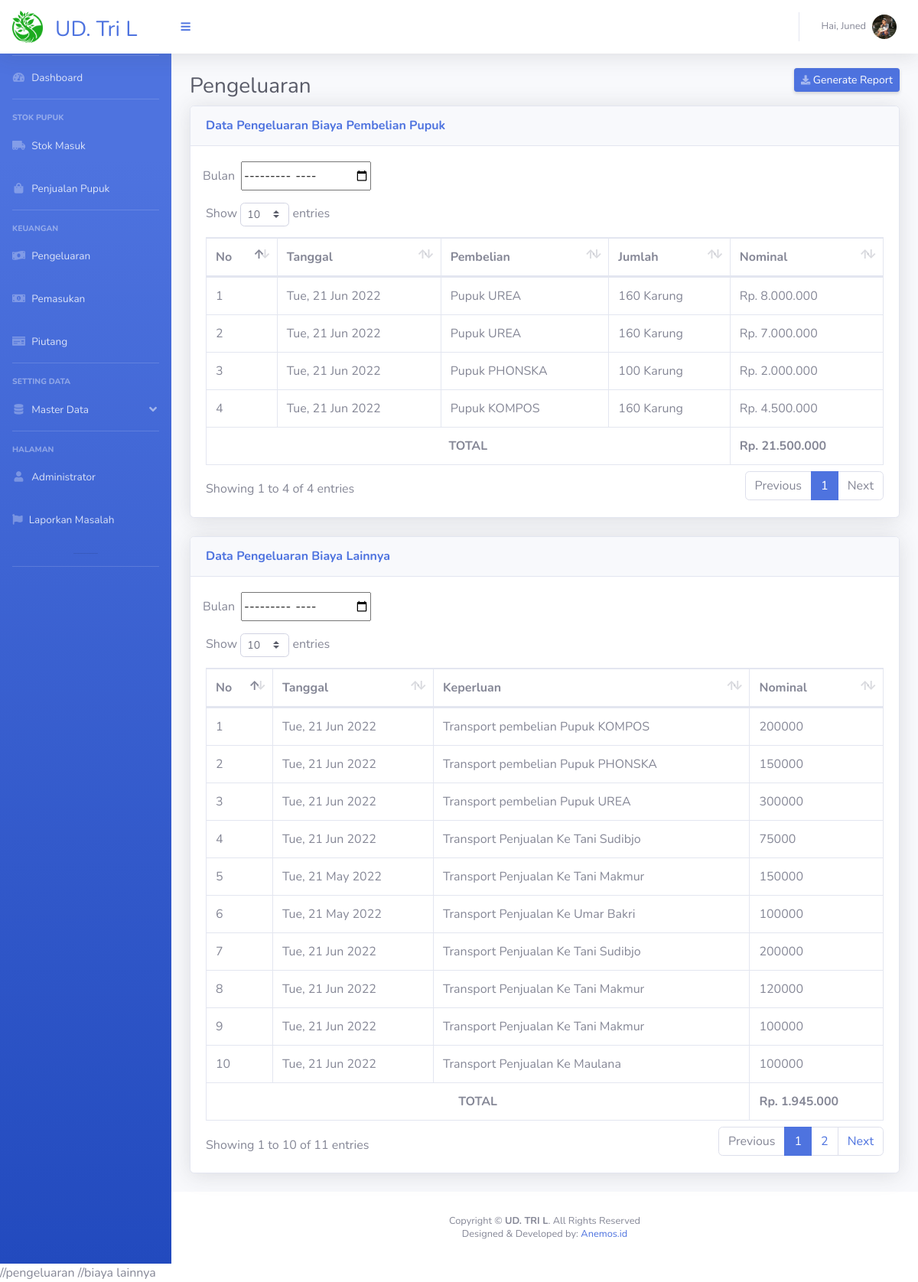
Page /page_pengeluaran.php (signed in) on the committed database.
### tables this page shows
CREATE TABLE `stok_masuk` (
  `ID_SM` int(20) NOT NULL,
  `Tanggal` varchar(50) DEFAULT NULL,
  `ID_PK` int(20) DEFAULT NULL,
  `Nama_Pengirim` varchar(100) DEFAULT NULL,
  `Jumlah_Masuk` int(100) DEFAULT NULL,
  `Nominal` int(100) DEFAULT NULL
);

CREATE TABLE `data_pupuk` (
  `ID_PK` int(20) NOT NULL,
  `Jenis_Pupuk` varchar(50) DEFAULT NULL,
  `Stok` int(20) DEFAULT NULL,
  `Harga` int(100) DEFAULT NULL
);

CREATE TABLE `biaya_lain` (
  `ID_BL` int(20) NOT NULL,
  `Tanggal` varchar(20) NOT NULL,
  `ID_SM` int(20) DEFAULT NULL,
  `ID_PJ` int(20) DEFAULT NULL,
  `Total` int(20) NOT NULL
);

CREATE TABLE `data_kel_tani` (
  `ID_KT` int(50) NOT NULL,
  `NIK` varchar(50) DEFAULT NULL,
  `Nama_Kel` varchar(100) DEFAULT NULL,
  `Nama_Ketua` varchar(50) DEFAULT NULL,
  `Alamat` varchar(100) DEFAULT NULL,
  `Telp` varchar(50) DEFAULT NULL,
  `Foto` varchar(50) DEFAULT NULL
);

CREATE TABLE `penjualan` (
  `ID_PJ` int(10) NOT NULL,
  `ID_KT` varchar(10) DEFAULT NULL,
  `ID_AKT` varchar(30) DEFAULT NULL,
  `ID_KEY` varchar(10) NOT NULL,
  `Tanggal` varchar(20) NOT NULL,
  `Total` int(20) NOT NULL,
  `Dibayar` int(20) NOT NULL
);

### functions.php (called while the page is built, shortened)
<?php
function rp($angka)
{
    $hasil_rupiah = "Rp. " . number_format($angka, 0, ',', '.');
    return $hasil_rupiah;
}

### page_pengeluaran.php (the view, shortened to what this page needs)
<?php
include 'connection.php';
include 'functions.php';
if (isset($_SESSION['login'])) {
    ?>
<!DOCTYPE html>
<html lang="en">
<head>
  <link href="vendor/fontawesome-free/css/all.min.css" rel="stylesheet" type="text/css">
  <link href="css/sb-admin-2.min.css" rel="stylesheet">
  <link href="vendor/datatables/dataTables.bootstrap4.min.css" rel="stylesheet">
  <?php
    include "segment/header.php";
    ?>
</head>
<body id="page-top">
  <div id="wrapper">
    <?php include "segment/sidebar.php";?>
    <div id="content-wrapper" class="d-flex flex-column">
      <div id="content">
        <div class="container-fluid">
          <div class="d-sm-flex align-items-center justify-content-between mt-5">
            <h1 class="h3 mt-5 text-gray-800">Pengeluaran</h1>
            <a href="#" class="d-none d-sm-inline-block btn btn-sm btn-primary shadow-sm mt-4"><i
                class="fas fa-download fa-sm text-white-50"></i> Generate Report</a>
          </div>
          <div class="row">
            <div class="col-xl-12 col-lg-12">
              <div class="card shadow mb-4">
                <div class="card-header py-3 d-flex flex-row align-items-center justify-content-between">
                  <h6 class="m-0 font-weight-bold text-primary">Data Pengeluaran Biaya Pembelian Pupuk
                  </h6>
                </div>
                <div class="card-body">
                  <div class="row mb-3">
                    <label class="m-0 ml-2 mr-2 col-form-label">Bulan</label>
                    <input id="bln" type="month">
                  </div>
                  <div class="table-responsive" id="TB_peng">
                    <table class="table table-bordered" id="tablePengeluaran" width="100%" cellspacing="0">
                      <thead>
                        <tr>
                          <th scope="col">No</th>
                          <th scope="col">Tanggal</th>
                          <th scope="col">Pembelian</th>
                          <th scope="col">Jumlah</th>
                          <th scope="col">Nominal</th>
                        </tr>
                      </thead>
                      <tbody id="contents">
                        <?php
$no = 1;
    $total = 0;
    $getData = mysqli_query($conn, "SELECT *FROM stok_masuk
                        INNER JOIN data_pupuk ON stok_masuk.ID_PK = data_pupuk.ID_PK ORDER BY ID_SM DESC");
    foreach ($getData as $gd): ?>
                        <tr>
                          <td><?=$no;?></td>
                          <td><?=$gd['Tanggal'];?></td>
                          <td><?="Pupuk " . $gd['Jenis_Pupuk'];?></td>
                          <td><?=$gd['Jumlah_Masuk'] . " Karung";?></td>
                          <td><?=rp($gd['Nominal']);?></td>
                        </tr>
                        <?php $no++;
    $total = $total + (int) $gd['Nominal'];
    endforeach;?>
                      <tbody>
                        <tr>
                          <th colspan="4" class="text-center">TOTAL</th>
                          <th><?=rp($total);?></th>
                        </tr>
                      </tbody>
                      </tbody>
                    </table>
                  </div>
                </div>
              </div>
            </div>
          </div>
          <div class="row">
            <div class="col-xl-12 col-lg-12">
              <div class="card shadow mb-4">
                <div class="card-header py-3 d-flex flex-row align-items-center justify-content-between">
                  <h6 class="m-0 font-weight-bold text-primary">Data Pengeluaran Biaya Lainnya
                  </h6>
                </div>
                <div class="card-body">
                  <div class="row mb-3">
                    <label class="m-0 ml-2 mr-2 col-form-label">Bulan</label>
                    <input id="blnBL" type="month">
                  </div>
                  <div class="table-responsive">
                    <table class="table table-bordered" id="tableBiayalain" width="100%" cellspacing="0">
                      <thead>
                        <tr>
                          <th scope="col">No</th>
                          <th scope="col">Tanggal</th>
                          <th scope="col">Keperluan</th>
                          <th scope="col">Nominal</th>
                        </tr>
                      </thead>
                      <tbody>
                        <?php
    $noBl = 1;
    $TotalBlByDate=0;
    $sqlGetAll=mysqli_query($conn,"SELECT * FROM biaya_lain");
    foreach($sqlGetAll as $sga){
      if($sga['ID_SM']==0){
        $sqlGetPj=mysqli_query($conn,"SELECT ID_KT, ID_AKT,ID_KEY,Tanggal FROM penjualan WHERE ID_PJ=".$sga['ID_PJ']);
        foreach($sqlGetPj as $sgp){
          if($sgp['ID_AKT']=='0'){
             $sqlGetNamaKel=mysqli_query($conn,"SELECT Nama_Kel FROM data_kel_tani WHERE ID_KT=".$sgp['ID_KT']);
             foreach($sqlGetNamaKel as $sgnk){
              echo ('<tr><td>'.$noBl.'</td>');
              echo ('<td>'.$sgp["Tanggal"].'</td>');
              echo('<td> Transport Penjualan Ke '.$sgnk['Nama_Kel'].'</td>');
              echo('<td>'.$sga['Total'].'</td></tr>');
              $TotalBlByDate+=(int)$sga['Total'];
             }
          }else{
            echo ('<tr><td>'.$noBl.'</td>');
            echo ('<td>'.$sgp["Tanggal"].'</td>');
            echo('<td> Transport Penjualan Ke '.$sgp['ID_AKT'].'</td>');
            echo('<td>'.$sga['Total'].'</td></tr>');
            $TotalBlByDate+=(int)$sga['Total'];
          }
        }
      }else{
        $sqlGetPema=mysqli_query($conn,"SELECT Tanggal,ID_PK,Nominal FROM stok_masuk WHERE ID_SM=".$sga['ID_SM']);
        foreach($sqlGetPema as $sgpm){
          $sqlNamaPupuk=mysqli_query($conn,"SELECT Jenis_Pupuk FROM data_pupuk WHERE ID_PK=".$sgpm['ID_PK']);
          foreach($sqlNamaPupuk as $snpk){
            echo('<tr><td>'.$noBl.'</td>');
            echo('<td>'.$sgpm['Tanggal'].'</td>');
            echo('<td> Transport pembelian Pupuk '.$snpk['Jenis_Pupuk'].'</td>');
            echo('<td>'.$sga['Total'].'</td></tr>');
            $TotalBlByDate+=(int)$sga['Total'];
          }
        }
      }
      $noBl++;
    }
    ?>
                      <tbody>
                        <tr>
                          <th colspan="3" class="text-center">TOTAL</th>
                          <th><?=rp($TotalBlByDate);?></th>
                        </tr>
                      </tbody>
                      </tbody>
                    </table>
                  </div>
                </div>
              </div>
            </div>
          </div>
        </div>
      </div>
      <?php include "segment/footer.php";?>
    </div>
  </div>
  //pengeluaran
  //biaya lainnya
</body>
</html>
<?php } else {
    header("Location: login.php");
    exit();
}?>

### rows in the picture
stok_masuk: Tanggal "Tue, 21 Jun 2022", ID_PK.Jenis_Pupuk "UREA", Jumlah_Masuk "160", Nominal "Rp. 8.000.000"
stok_masuk: Tanggal "Tue, 21 Jun 2022", ID_PK.Jenis_Pupuk "UREA", Jumlah_Masuk "160", Nominal "Rp. 7.000.000"
stok_masuk: Tanggal "Tue, 21 Jun 2022", ID_PK.Jenis_Pupuk "PHONSKA", Jumlah_Masuk "100", Nominal "Rp. 2.000.000"
stok_masuk: Tanggal "Tue, 21 Jun 2022", ID_PK.Jenis_Pupuk "KOMPOS", Jumlah_Masuk "160", Nominal "Rp. 4.500.000"
biaya_lain: Total "200000"
data_pupuk: Jenis_Pupuk "KOMPOS"
biaya_lain: Total "150000"
data_pupuk: Jenis_Pupuk "PHONSKA"
biaya_lain: Total "300000"
data_pupuk: Jenis_Pupuk "UREA"
biaya_lain: Total "75000"
penjualan: Tanggal "Tue, 21 Jun 2022"
data_kel_tani: Nama_Kel "Tani Sudibjo"
biaya_lain: Total "150000"
penjualan: Tanggal "Tue, 21 May 2022"
data_kel_tani: Nama_Kel "Tani Makmur"
biaya_lain: Total "100000"
penjualan: Tanggal "Tue, 21 May 2022", ID_AKT "Umar Bakri"
biaya_lain: Total "200000"
penjualan: Tanggal "Tue, 21 Jun 2022"
biaya_lain: Total "120000"
penjualan: Tanggal "Tue, 21 Jun 2022"
biaya_lain: Total "100000"
penjualan: Tanggal "Tue, 21 Jun 2022"
biaya_lain: Total "100000"
penjualan: Tanggal "Tue, 21 Jun 2022", ID_AKT "Maulana"

### other values in the picture
$_SESSION['per'] "UD. Tri L"
$_SESSION['nama'] "Juned"
rp($total) "Rp. 21.500.000"
rp($TotalBlByDate) "Rp. 1.945.000"
